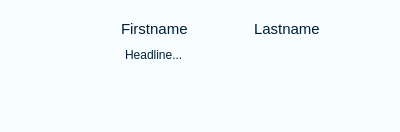
<?xml version="1.0" encoding="UTF-8"?>
<ui version="4.0">
 <class>userView</class>
 <widget class="QWidget" name="userView">
  <property name="geometry">
   <rect>
    <x>0</x>
    <y>0</y>
    <width>400</width>
    <height>128</height>
   </rect>
  </property>
  <property name="windowTitle">
   <string>Form</string>
  </property>
  <property name="styleSheet">
   <string notr="true">background:rgba(248, 253, 255, 206);
color:rgb(1, 31, 54);</string>
  </property>
  <layout class="QVBoxLayout" name="verticalLayout">
   <item>
    <widget class="QWidget" name="userView_widget" native="true">
     <property name="minimumSize">
      <size>
       <width>0</width>
       <height>110</height>
      </size>
     </property>
     <property name="maximumSize">
      <size>
       <width>16777215</width>
       <height>117</height>
      </size>
     </property>
     <property name="styleSheet">
      <string notr="true">QWidget#profile_widget{border:1px solid rgb(48, 162, 249)}</string>
     </property>
     <layout class="QHBoxLayout" name="horizontalLayout_4">
      <item>
       <widget class="QLabel" name="img_label">
        <property name="minimumSize">
         <size>
          <width>95</width>
          <height>95</height>
         </size>
        </property>
        <property name="maximumSize">
         <size>
          <width>95</width>
          <height>95</height>
         </size>
        </property>
        <property name="cursor">
         <cursorShape>PointingHandCursor</cursorShape>
        </property>
        <property name="text">
         <string/>
        </property>
        <property name="pixmap">
         <pixmap resource="resources/resources.qrc">:/images/User-Profile-PNG-Image.png</pixmap>
        </property>
        <property name="scaledContents">
         <bool>true</bool>
        </property>
        <property name="alignment">
         <set>Qt::AlignCenter</set>
        </property>
        <property name="wordWrap">
         <bool>false</bool>
        </property>
        <property name="indent">
         <number>0</number>
        </property>
       </widget>
      </item>
      <item>
       <layout class="QVBoxLayout" name="verticalLayout_4" stretch="1,0">
        <item>
         <layout class="QHBoxLayout" name="horizontalLayout_3">
          <item>
           <widget class="QLabel" name="firstname_label">
            <property name="font">
             <font>
              <pointsize>11</pointsize>
             </font>
            </property>
            <property name="text">
             <string>Firstname</string>
            </property>
           </widget>
          </item>
          <item>
           <widget class="QLabel" name="lastname_label">
            <property name="font">
             <font>
              <pointsize>11</pointsize>
             </font>
            </property>
            <property name="text">
             <string>Lastname</string>
            </property>
           </widget>
          </item>
         </layout>
        </item>
        <item>
         <widget class="QPlainTextEdit" name="headline_plainTextEdit">
          <property name="styleSheet">
           <string notr="true">border:none;</string>
          </property>
          <property name="readOnly">
           <bool>true</bool>
          </property>
          <property name="plainText">
           <string>Headline...
</string>
          </property>
          <property name="maximumBlockCount">
           <number>0</number>
          </property>
          <property name="backgroundVisible">
           <bool>false</bool>
          </property>
          <property name="centerOnScroll">
           <bool>false</bool>
          </property>
         </widget>
        </item>
       </layout>
      </item>
     </layout>
    </widget>
   </item>
  </layout>
 </widget>
 <resources>
  <include location="resources/resources.qrc"/>
  <include location="../../../../../../../../resources/resources.qrc"/>
 </resources>
 <connections/>
</ui>
